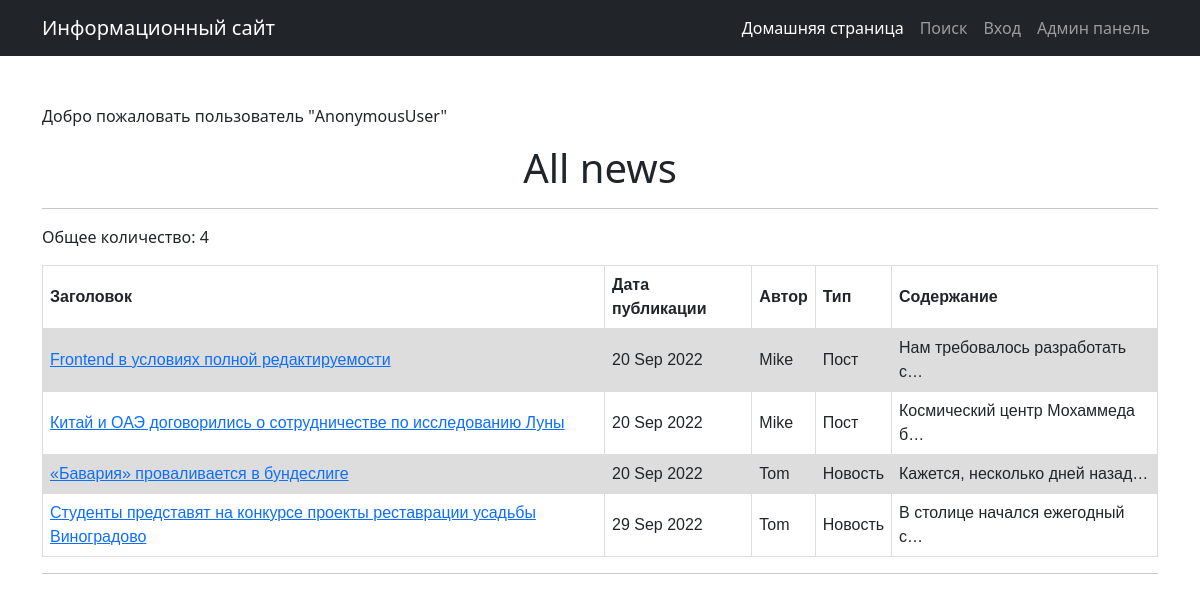
Before: /news/ with the older database file.
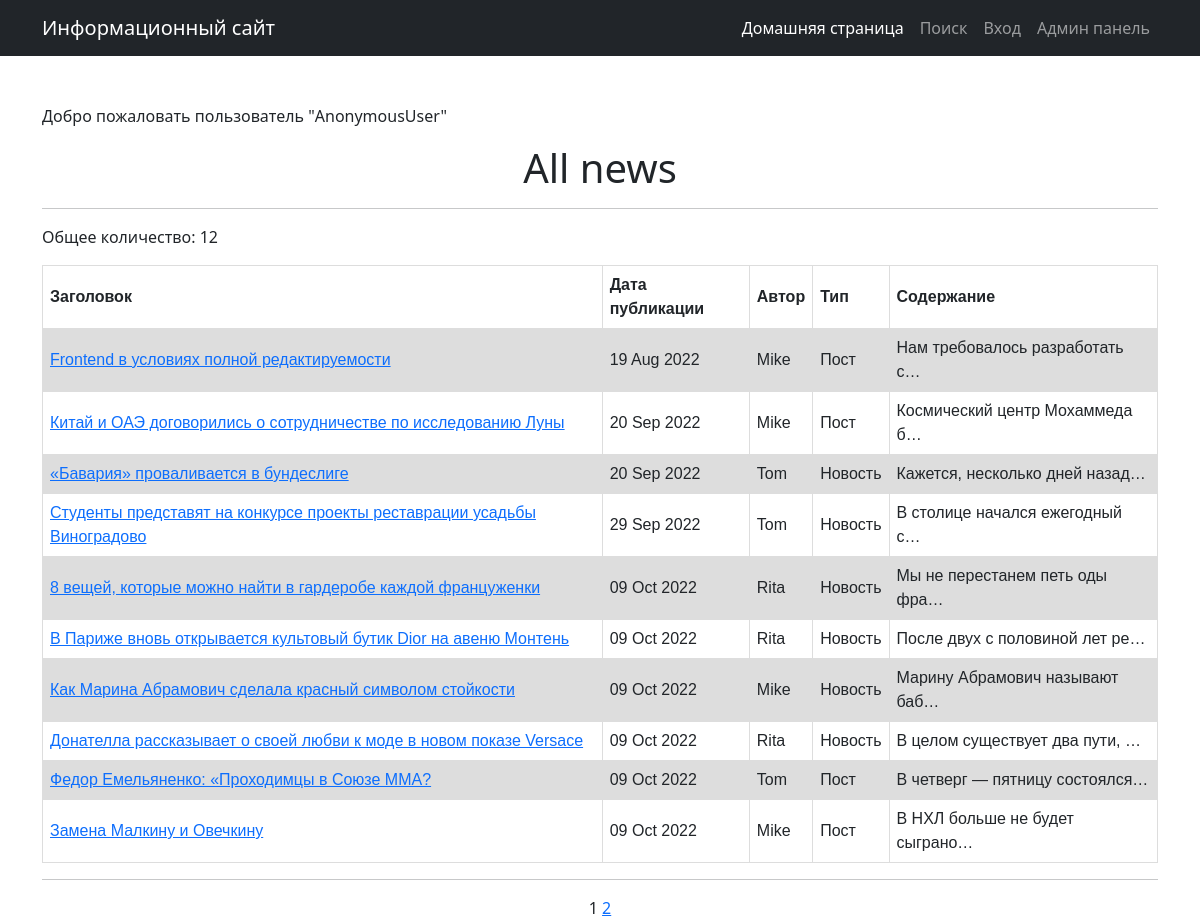
After: the same page with the newer database file.
### news/models.py (models this page shows, shortened)
class Post(models.Model):
    ARTICLE = 'AR'
    NEWS = 'NW'
    TYPES = [
        (ARTICLE, "Пост"),
        (NEWS, "Новость")
    ]
    title = models.CharField(max_length=254)
    content = models.TextField()
    rating = models.IntegerField(default=0)
    type = models.CharField(max_length=10,
                            choices=TYPES,
                            blank=True,
                            null=True,
                            default='post'
                            )
    cr_time = models.DateTimeField(auto_now_add=True)
    postAuthor = models.ForeignKey(Author, on_delete=models.RESTRICT)
    category = models.ManyToManyField(Category, through='PostCategory')
    class Meta:
        verbose_name = "Пост"
        verbose_name_plural = "Посты"

class Author(models.Model):
    author = models.OneToOneField(User,
                                  on_delete=models.CASCADE,
                                  primary_key=True  # Первичный ключ будет тот же, что и внешний ключ
                                  )
    rating = models.SmallIntegerField(default=0)
    def __str__(self):
        return f"{self.author}"
    class Meta:
        verbose_name = "Автор"
        verbose_name_plural = "Авторы"

### news/views.py (the view)
# urls.py: path('', NewsList.as_view(), name='list_posts'),
class NewsList(ListView):
    model = Post
    ordering = 'cr_time'
    template_name = 'postslist.html'
    context_object_name = 'newslist'
    paginate_by = 10
    def get_context_data(self, **kwargs):
        context = super(NewsList, self).get_context_data()
        context['currentuserid'] = self.request.user.id
        return context

### news/templatetags/custom_filters.py (called while the page is built)
@register.filter()
def censor(value:str, symbol='*')->str:
    badwords_in_text = set(value.split( )) & set(BADWORDS)  #  Список нецензурных слов в тексте путем пересечения множеств
    if badwords_in_text:
        for badword in badwords_in_text:
            censored = badword[0] + (len(badword) - 1) * symbol
            value = value.replace(badword, censored)
    return value

@register.filter()
def typetorus(type_value):
    types = {'AR': "Пост", 'NW': "Новость"}
    return types[type_value]

### news/templates/news/postslist.html (shortened to what this page needs)
{% extends 'flatpages/default.html' %}
{% load custom_filters %}
{% block content %}
<p align="left">Добро пожаловать пользователь "{{ request.user }}"</p>
<h1>All news</h1>
<hr>
<p align="left"> Общее количество: {{ paginator.count }}</p>
{% if newslist %}
    <table border="1" align="center">
        <tr>
            <th align="center">Заголовок</th>
            <th align="center">Дата публикации</th>
            <th align="center">Автор</th>
            <th align="center">Тип</th>
            <th align="center">Содержание</th>
        </tr>
    {% for news in newslist %}
        <tr>
            <td align="left"><a href="/news/{{ news.pk }}">{{ news.title|censor:"*" }}</a></td>
            <td align="center">{{ news.cr_time|date:'d M Y' }}</td>
            <td align="center">{{ news.postAuthor }}</td>
            <td align="center">{{ news.type|typetorus }}</td>
            <td align="center">{{ news.content|censor:"*"|truncatechars:30 }}</td>
        </tr>
    {% endfor %}
    </table>
<hr>
{% endif %}
<div>
{% if paginator.count > paginator.per_page %}
    {{ page_obj.number }}
    {% if page_obj.has_next %}
        <a href="?page={{ page_obj.next_page_number }}">{{ page_obj.next_page_number }}</a>
    {% endif %}
{% endif %}
</div>
{% endblock content %}

### news/templates/flatpages/default.html (shortened to what this page needs)
<!DOCTYPE html>
<html lang="en">
    <head>
        {% load static %}
        <link href="{% static 'css/styles.css' %}" rel="stylesheet" />
    </head>
    <body>
        <nav class="navbar navbar-expand-lg navbar-dark bg-dark">
            <div class="container">
                <a class="navbar-brand" href="/news">Информационный сайт</a>
                <div class="collapse navbar-collapse" id="navbarSupportedContent">
                    <ul class="navbar-nav ms-auto mb-2 mb-lg-0">
                        <li class="nav-item"><a class="nav-link active" aria-current="page" href="/news">Домашняя страница</a></li>
                        <li class="nav-item"><a class="nav-link" href="/news/search">Поиск</a></li>
                        {% if request.user.is_authenticated %}
                        <li class="nav-item"><a class="nav-link" href="{% url 'account_logout' %}">Выйти</a></li>
                        {% else %}
                        <li class="nav-item"><a class="nav-link" href="{% url 'account_login' %}">Вход</a></li>
                        {% endif %}
                        <li class="nav-item"><a class="nav-link" href="/admin">Админ панель</a></li>
                    </ul>
                </div>
            </div>
        </nav>
        <div class="container">
            <div class="text-center mt-5">
                {% block content %} {% endblock content %}
            </div>
        </div>
    </body>
</html>

### news/templates/news/postslist.html (style rules this page uses)
table { font-family: arial, sans-serif; width: 100%; }
td, th { border: 1px solid #dddddd; text-align: left; padding: 7px; }
tr:nth-child(even) { background-color: #dddddd; }

Changed rows visible on the page:
changed Post "Frontend в условиях полной редактируемости": cr_time "20 Sep 2022" → "19 Aug 2022"
added Post: title|censor "8 вещей, которые можно найти в гардеробе каждой француженки", cr_time "09 Oct 2022", postAuthor "Rita", type|typetorus "Новость", content|censor "Мы не перестанем петь оды фра…"
added Post: title|censor "В Париже вновь открывается культовый бутик Dior на авеню Монтень", cr_time "09 Oct 2022", postAuthor "Rita", type|typetorus "Новость", content|censor "После двух с половиной лет ре…"
added Post: title|censor "Как Марина Абрамович сделала красный символом стойкости", cr_time "09 Oct 2022", postAuthor "Mike", type|typetorus "Новость", content|censor "Марину Абрамович называют баб…"
added Post: title|censor "Донателла рассказывает о своей любви к моде в новом показе Versace", cr_time "09 Oct 2022", postAuthor "Rita", type|typetorus "Новость", content|censor "В целом существует два пути, …"
added Post: title|censor "Федор Емельяненко: «Проходимцы в Союзе ММА?", cr_time "09 Oct 2022", postAuthor "Tom", type|typetorus "Пост", content|censor "В четверг — пятницу состоялся…"
added Post: title|censor "Замена Малкину и Овечкину", cr_time "09 Oct 2022", postAuthor "Mike", type|typetorus "Пост", content|censor "В НХЛ больше не будет сыграно…"
Other visible differences:
{{ paginator.count }}: "4" → "12"
{{ page_obj.number }}: (not shown) → "1"
{{ page_obj.next_page_number }}: (not shown) → "2"
